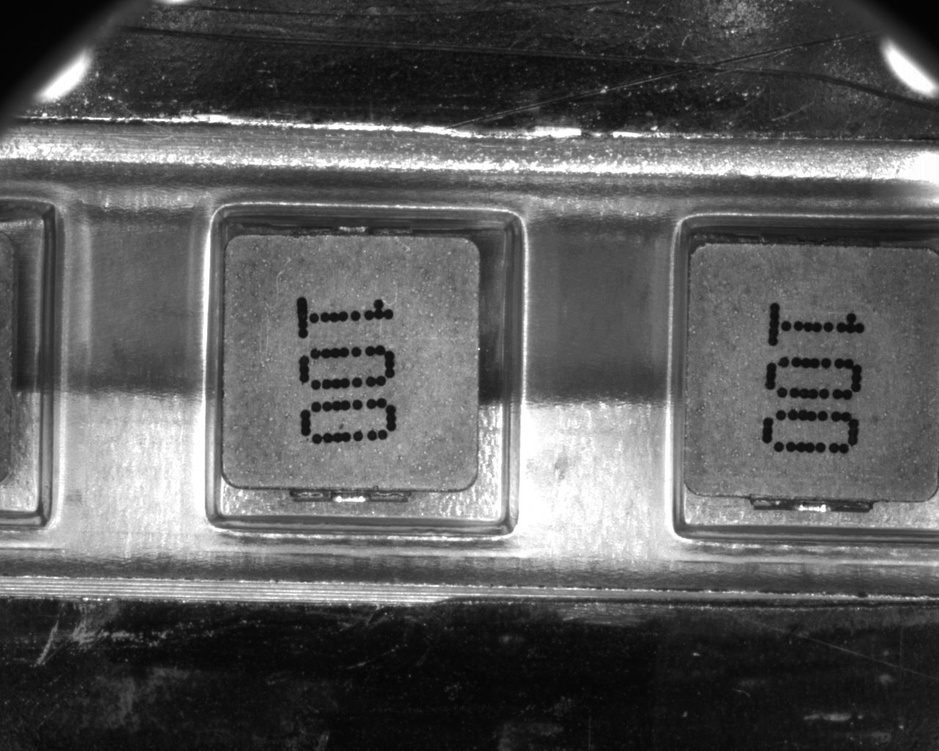
#> input picture Template-Matching/100-4.jpg, 939 x 751 px, shrunk from 1280 x 1024 before the run
$ python cv_match.py
#> lines starting #> are read from the running program, lines starting #| are printed output that depends on the picture; after the words box and inside, x2 and y2 are one past the last pixel; in counts of white or black regions, pixels touching at a corner belong together
import cv2
import matplotlib.pyplot as plt
import numpy as np
import time
start_time = time.time()
#Read puzzle image. To use, uncomment the line of the puzzle you would like to solve (puzzle) and what you'd like to find in it (template).
#puzzle = cv2.imread('Simpsons_Artificial.jpg') #Artificial Image
#template = cv2.imread('Frink.png') #Professor Frink image.
puzzle = cv2.imread('100-4.jpg')
#> puzzle is the input picture: shape (751, 939, 3); min 3, max 255, mean 90.9
template = cv2.imread('100-Template.jpg') #Read isolated Wally's face
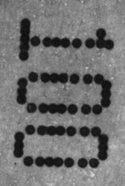
#> input picture Template-Matching/100-Template.jpg, 125 x 186 px, shrunk from 170 x 253 before the run
#> template is the input picture: shape (186, 125, 3); min 14, max 220, mean 113.5
# [5 lines of commented-out code are left out]
H, W = puzzle.shape[:2]
#> H = 751; W = 939
h, w = template.shape[:2]
#> h = 186; w = 125
Iout = cv2.matchTemplate(puzzle, template, cv2.TM_CCOEFF_NORMED) #To find higher cross-correlation coefficient (normalized) between the crowd's and wally's image.
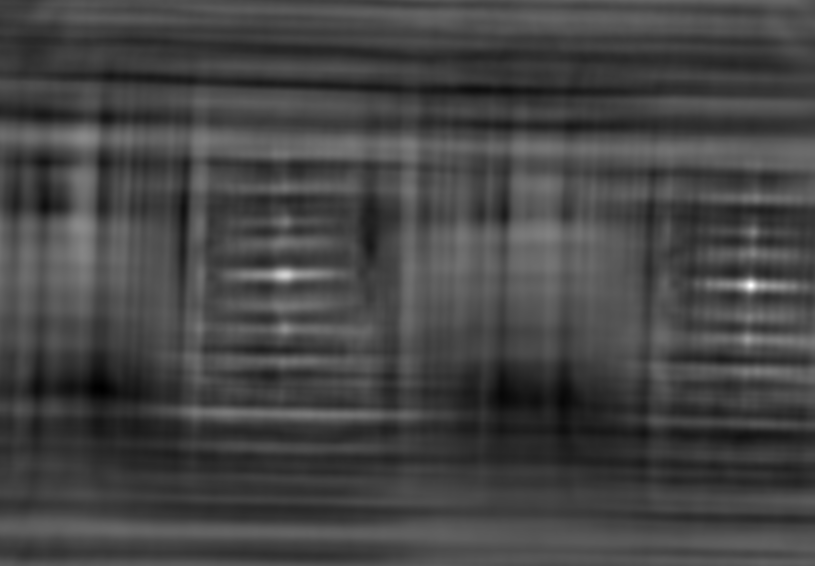
#> Iout: shape (566, 815) float32; min -0.353, max 0.887, mean -0.0165; drawn with min black and max white
#The higher the coefficient, the better the similarity between crowd and wally.
threshold = 0.8 #Minimal value of the normalized cross-correlation coefficient to accept a match.
coords = np.where(Iout >= threshold)
#> coords = 12 positions, rows 284 to 286, columns 749 to 752
matches = 0
for loc in zip(*coords[::-1]):
    cv2.rectangle(puzzle, loc, (loc[0]+w, loc[1]+h), [255,0,0], 1) #Draw a purple rectangle in every match.
    matches = matches+1 #Count number of matches.
#> this loop made 12 passes
#> loc on passes 1 to 12: (749, 284), (750, 284), (751, 284), (752, 284), (749, 285), (750, 285), (751, 285), (752, 285), (749, 286), (750, 286), (751, 286), (752, 286)
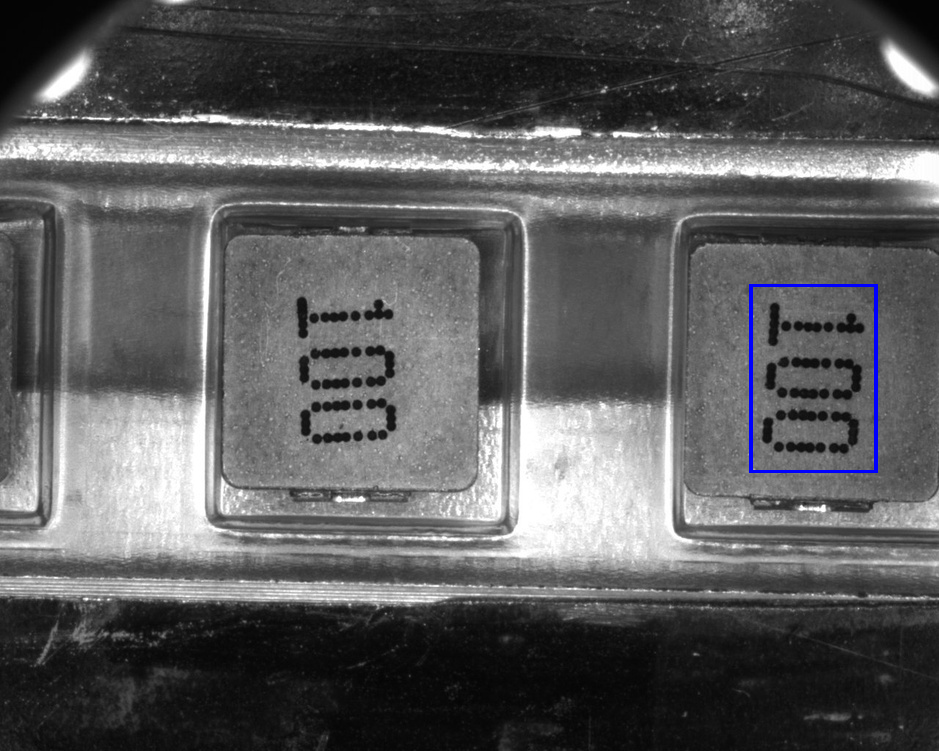
#> puzzle: shape (751, 939, 3); 0.32% of pixels changed, all inside (x1, y1, x2, y2) = (749, 284, 878, 473)
#> after the loop, matches = 12
plt.figure()#plt.subplot(121)
plt.imshow(cv2.cvtColor(puzzle,cv2.COLOR_BGR2RGB)), plt.title("Where's Wally? Solved Puzzle"), plt.xlabel('Width'), plt.ylabel('Height')
#plt.subplot(122)
#plt.imshow(cv2.cvtColor(puzzle,cv2.COLOR_)), plt.title("Where's Wally? Solved Puzzle"), plt.xlabel('Width'), plt.ylabel('Height')
print('Matches:',matches)
#| Matches: 12
plt.show()
print('elapsed time ', time.time()-start_time)
